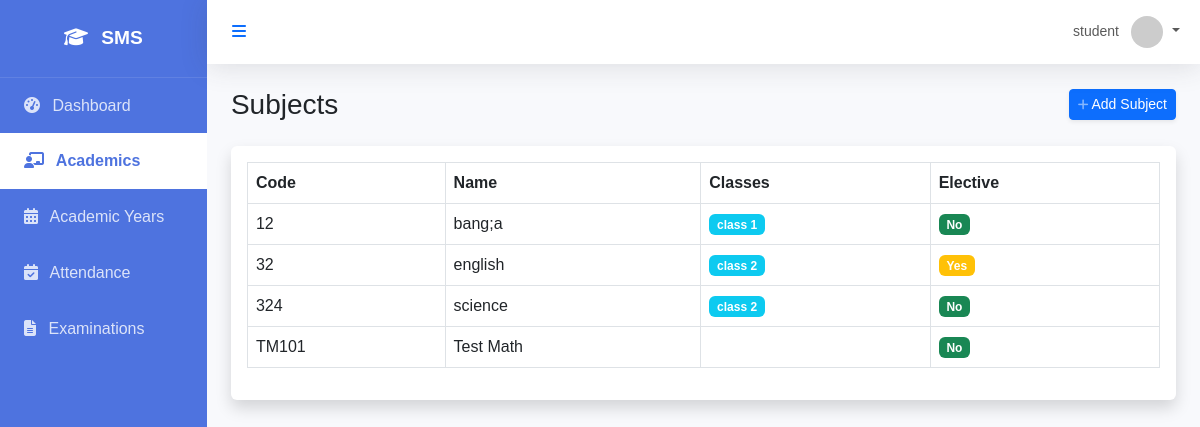
Screenshot of /academics/subjects/ (signed in) with the database file from the repository.
### core/models.py (models this page shows, shortened)
class User(AbstractUser):
    class Role(models.TextChoices):
        SUPER_ADMIN = "SUPER_ADMIN", "Super Admin"
        SCHOOL_ADMIN = "SCHOOL_ADMIN", "School Admin"
        ACADEMIC_ADMIN = "ACADEMIC_ADMIN", "Academic Admin"
        TEACHER = "TEACHER", "Teacher"
        STUDENT = "STUDENT", "Student"
        PARENT = "PARENT", "Parent"
        ACCOUNTANT = "ACCOUNTANT", "Accountant"
        LIBRARIAN = "LIBRARIAN", "Librarian"
        RECEPTIONIST = "RECEPTIONIST", "Receptionist"
        HR_MANAGER = "HR_MANAGER", "HR Manager"
    role = models.CharField(max_length=50, choices=Role.choices, default=Role.STUDENT)
    objects = CustomUserManager()

### academics/models.py (models this page shows, shortened)
class Subject(models.Model):
    name = models.CharField(max_length=100)
    code = models.CharField(max_length=20, unique=True)
    classes = models.ManyToManyField(Class, related_name='subjects')
    is_elective = models.BooleanField(default=False)

class Class(models.Model):
    name = models.CharField(max_length=50) # e.g. Class 1, Grade 10
    numeric_value = models.IntegerField(unique=True) # For sorting
    class Meta:
        verbose_name_plural = "Classes"
        ordering = ['numeric_value']

### academics/views.py (the view)
# urls.py: path('subjects/', subject_list, name='subject_list'),
@login_required
def subject_list(request):
    subjects = Subject.objects.all()
    return render(request, 'academics/subject_list.html', {'subjects': subjects})

### templates/academics/subject_list.html (shortened to what this page needs)
{% extends 'base.html' %}
{% block content %}
<div class="d-sm-flex align-items-center justify-content-between mb-4">
    <h1 class="h3 mb-0 text-gray-800">Subjects</h1>
    <a href="{% url 'subject_create' %}" class="d-none d-sm-inline-block btn btn-sm btn-primary shadow-sm">
         Add Subject
    </a>
</div>
<div class="card shadow mb-4" x-data="{ show: true }" x-show="show" x-transition:enter="transition ease-out duration-300" x-transition:enter-start="opacity-0 transform scale-90" x-transition:enter-end="opacity-100 transform scale-100">
    <div class="card-body">
        <div class="table-responsive">
            <table class="table table-bordered" width="100%" cellspacing="0">
                <thead>
                    <tr>
                        <th>Code</th>
                        <th>Name</th>
                        <th>Classes</th>
                        <th>Elective</th>
                    </tr>
                </thead>
                <tbody>
                    {% for subject in subjects %}
                    <tr>
                        <td>{{ subject.code }}</td>
                        <td>{{ subject.name }}</td>
                        <td>
                            {% for class in subject.classes.all %}
                                <span class="badge bg-info">{{ class.name }}</span>
                            {% endfor %}
                        </td>
                        <td>
                            {% if subject.is_elective %}
                                <span class="badge bg-warning">Yes</span>
                            {% else %}
                                <span class="badge bg-success">No</span>
                            {% endif %}
                        </td>
                    </tr>
                    {% empty %}
                    <tr>
                        <td colspan="4" class="text-center">No subjects found.</td>
                    </tr>
                    {% endfor %}
                </tbody>
            </table>
        </div>
    </div>
</div>
{% endblock %}

### templates/base.html (shortened to what this page needs)
<!DOCTYPE html>
<html lang="en">
<head>
    <link href="https://cdn.jsdelivr.net/npm/bootstrap@5.3.0/dist/css/bootstrap.min.css" rel="stylesheet">
    <link href="https://cdnjs.cloudflare.com/ajax/libs/font-awesome/6.4.0/css/all.min.css" rel="stylesheet">
</head>
<body x-data="{ sidebarOpen: true }">
    <div id="wrapper" :class="{ 'toggled': !sidebarOpen }">
        <div id="sidebar-wrapper" x-show="sidebarOpen" x-transition:enter="transition ease-out duration-300" x-transition:enter-start="opacity-0 transform -translate-x-full" x-transition:enter-end="opacity-100 transform translate-x-0" x-transition:leave="transition ease-in duration-300" x-transition:leave-start="opacity-100 transform translate-x-0" x-transition:leave-end="opacity-0 transform -translate-x-full">
            <div class="sidebar-heading">
                <i class="fas fa-graduation-cap me-2"></i> SMS
            </div>
            <div class="list-group list-group-flush">
                <a href="{% url 'dashboard' %}" class="list-group-item list-group-item-action {% if request.resolver_match.url_name == 'dashboard' %}active{% endif %}">
                    <i class="fas fa-tachometer-alt me-2"></i> Dashboard
                </a>
                {% if user.role == 'SUPER_ADMIN' or user.role == 'SCHOOL_ADMIN' or user.role == 'TEACHER' or user.role == 'ACADEMIC_ADMIN' or user.role == 'STUDENT' %}
                <a href="{% url 'class_list' %}" class="list-group-item list-group-item-action {% if 'academics' in request.path and 'academic-years' not in request.path %}active{% endif %}">
                    <i class="fas fa-chalkboard-teacher me-2"></i> Academics
                </a>
                <a href="{% url 'academic_year_list' %}" class="list-group-item list-group-item-action {% if 'academic-years' in request.path %}active{% endif %}">
                    <i class="fas fa-calendar-alt me-2"></i> Academic Years
                </a>
                {% endif %}
                <a href="{% url 'attendance_dashboard' %}" class="list-group-item list-group-item-action {% if 'attendance' in request.path %}active{% endif %}">
                    <i class="fas fa-calendar-check me-2"></i> Attendance
                </a>
                <a href="{% url 'exam_list' %}" class="list-group-item list-group-item-action {% if 'examination' in request.path %}active{% endif %}">
                    <i class="fas fa-file-alt me-2"></i> Examinations
                </a>
            </div>
        </div>
        <div id="page-content-wrapper">
            <nav class="navbar navbar-expand-lg navbar-light bg-white mb-4 static-top">
                <div class="container-fluid">
                    <button class="btn btn-link text-primary" @click="sidebarOpen = !sidebarOpen">
                        <i class="fas fa-bars"></i>
                    </button>
                    <ul class="navbar-nav ms-auto">
                        <li class="nav-item dropdown">
                            <a class="nav-link dropdown-toggle" href="#" id="userDropdown" role="button" data-bs-toggle="dropdown" aria-expanded="false">
                                <span class="me-2 d-none d-lg-inline text-gray-600 small">{{ user.username }}</span>
                                <img class="img-profile rounded-circle" src="https://ui-avatars.com/api/?name={{ user.username }}" width="32" height="32">
                            </a>
                        </li>
                    </ul>
                </div>
            </nav>
            <div class="container-fluid px-4">
                {% block content %}{% endblock %}
            </div>
        </div>
    </div>
</body>
</html>

### templates/base.html (style rules this page uses)
:root { --primary-color: #4e73df; --secondary-color: #858796; --success-color: #1cc88a; --info-color: #36b9cc; --warning-color: #f6c23e; --danger-color: #e74a3b; --light-color: #f8f9fc; --dark-color: #5a5c69; }
body { font-family: 'Nunito', sans-serif; background-color: #f8f9fc; overflow-x: hidden; }
#wrapper { display: flex; width: 100%; align-items: stretch; }
#sidebar-wrapper { min-height: 100vh; width: 250px; background-color: var(--primary-color); color: white; transition: all 0.3s ease; }
#sidebar-wrapper .sidebar-heading { padding: 1.5rem; font-size: 1.2rem; font-weight: bold; text-align: center; border-bottom: 1px solid rgba(255, 255, 255, 0.1); }
#sidebar-wrapper .list-group-item { padding: 1rem 1.5rem; background-color: transparent; color: rgba(255, 255, 255, 0.8); border: none; transition: all 0.2s ease; }
#sidebar-wrapper .list-group-item.active { background-color: white; color: var(--primary-color); font-weight: bold; }
#page-content-wrapper { width: 100%; display: flex; flex-direction: column; }
.navbar { box-shadow: 0 .15rem 1.75rem 0 rgba(58,59,69,.15); }
.card { border: none; box-shadow: 0 .15rem 1.75rem 0 rgba(58,59,69,.15); transition: transform 0.2s ease; }

### rows the page displays
User: username "student"
Subject: code "12", name "bang;a", is_elective "No"
Class: name "class 1"
Subject: code "32", name "english", is_elective "Yes"
Class: name "class 2"
Subject: code "324", name "science", is_elective "No"
Subject: code "TM101", name "Test Math", is_elective "No"
